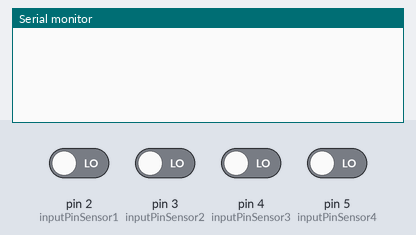
Bench run of a sketch on a simulated Arduino Uno, built with avr-gcc and run on an emulated ATmega328P. On the bench: the last lines printed to the serial monitor. Inputs (shaded band) come from the test bench; at power-on: pin 2 (inputPinSensor1), pin 3 (inputPinSensor2), pin 4 (inputPinSensor3), pin 5 (inputPinSensor4) LOW.

Above: at 1.2 s.
1.3 s: pin 2 (inputPinSensor1) driven HIGH
At 1.7 s:
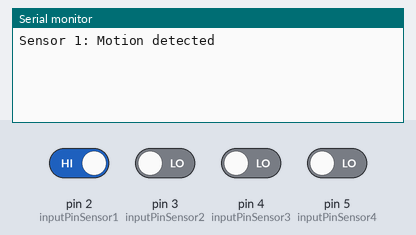
2.8 s: pin 2 (inputPinSensor1) driven LOW
At 4.0 s:
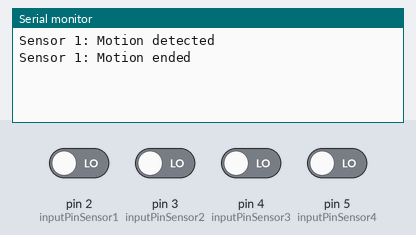
4.3 s: pin 3 (inputPinSensor2) driven HIGH
At 5.2 s:
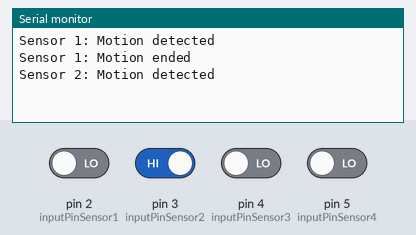
5.8 s: pin 4 (inputPinSensor3) driven HIGH
At 6.3 s:
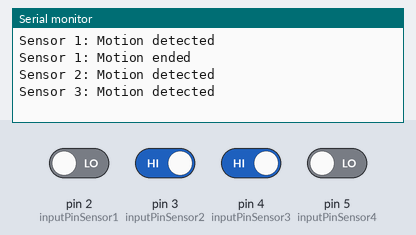
7.3 s: pin 5 (inputPinSensor4) driven HIGH
At 8.5 s:
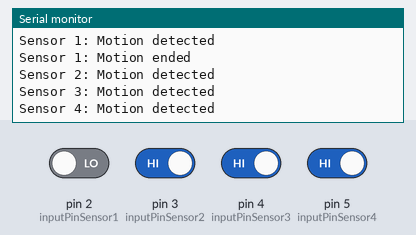
8.8 s: pin 3 (inputPinSensor2) driven LOW
At 9.8 s:
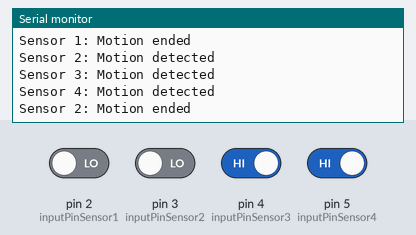
Timing chart, 0 to 11.3 s (numbered marks = the images above; inputs shaded):
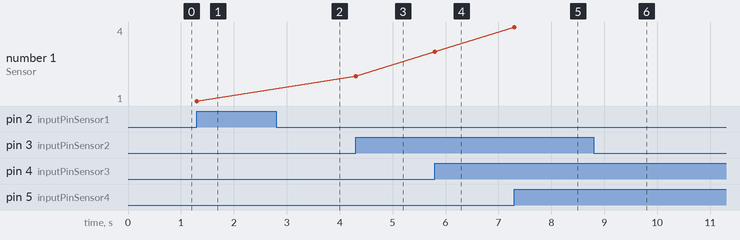

Measured:
- after the input at 1.3 s, the serial monitor: prints a new line at once (image 1)
- after the input at 2.8 s, the serial monitor: prints a new line at once (image 2)
- after the input at 4.3 s, the serial monitor: prints a new line at once (image 3)
- after the input at 5.8 s, the serial monitor: prints a new line at once (image 4)
- after the input at 7.3 s, the serial monitor: prints a new line at once (image 5)
- after the input at 8.8 s, the serial monitor: prints a new line at once (image 6)
- plotted number 1: 1 → 2 after the input at 4.3 s, 2 → 3 after the input at 5.8 s, 3 → 4 after the input at 7.3 s

The sketch:

05-arduino-final.ino
```cpp
int inputPinSensor1 = 2; // input pin for sensor 1
int inputPinSensor2 = 3; // input pin for sensor 2
int inputPinSensor3 = 4; // input pin for sensor 3
int inputPinSensor4 = 5; // input pin for sensor 4
int sensor_1_State = LOW; // we start assuming no motion detected for sensor 1
int sensor_2_State = LOW; // we start assuming no motion detected for sensor 2
int sensor_3_State = LOW; // we start assuming no motion detected for sensor 3
int sensor_4_State = LOW; // we start assuming no motion detected for sensor 4
int val = 0; // variable for reading the pin status

void setup() {
  pinMode(inputPinSensor1, INPUT); // declare sensor 1 pin as input
  pinMode(inputPinSensor2, INPUT); // declare sensor 1 pin as input
  pinMode(inputPinSensor3, INPUT); // declare sensor 1 pin as input
  pinMode(inputPinSensor4, INPUT); // declare sensor 1 pin as input

  Serial.begin(9600);
}

void loop(){
  detectChange(&inputPinSensor1, &sensor_1_State, "1");
  detectChange(&inputPinSensor2, &sensor_2_State, "2");
  detectChange(&inputPinSensor3, &sensor_3_State, "3");
  detectChange(&inputPinSensor4, &sensor_4_State, "4");
}

void detectChange(int* inputPin, int* pirState, String sensorNumber) {
  // read input value
  val = digitalRead(*inputPin);
  // check if the input is HIGH
  if (val == HIGH) {
    if (*pirState == LOW) {
      // we have just turned on
      Serial.println("Sensor " + sensorNumber + ": Motion detected");
      *pirState = HIGH;
    }
  } else {
    if (*pirState == HIGH){
      // we have just turned off
      Serial.println("Sensor " + sensorNumber + ": Motion ended");
      *pirState = LOW;
    }
  }
}
```
